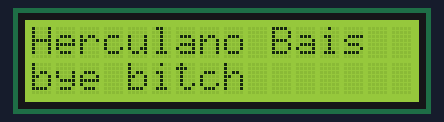
The sketch below on a simulated Arduino Uno, built with avr-gcc and run on an emulated ATmega328P. Parts: 16×2 character LCD.

Above: at 0.1 s.
At 5.1 s:
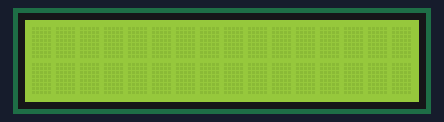

The sketch:

P4A4-LCDNombres.ino
```cpp
#include <Wire.h>
#include <LiquidCrystal_I2C.h>

LiquidCrystal_I2C lcd(0x27,16,2);

void setup() {
  Serial.begin(115200);
  lcd.init();
  lcd.backlight();
  //lcd.noBacklight();

}

void loop() {
  lcd.setCursor(0,0);
  lcd.print("Herculano Bais");
  lcd.setCursor(0,1);
  lcd.print("bye bitch");
  delay(5000);
  lcd.clear();
  delay(2000);
}
```

Measured:
- what the display in image 1 shows lasts 2.0 s, from 5.1 s to 7.1 s
